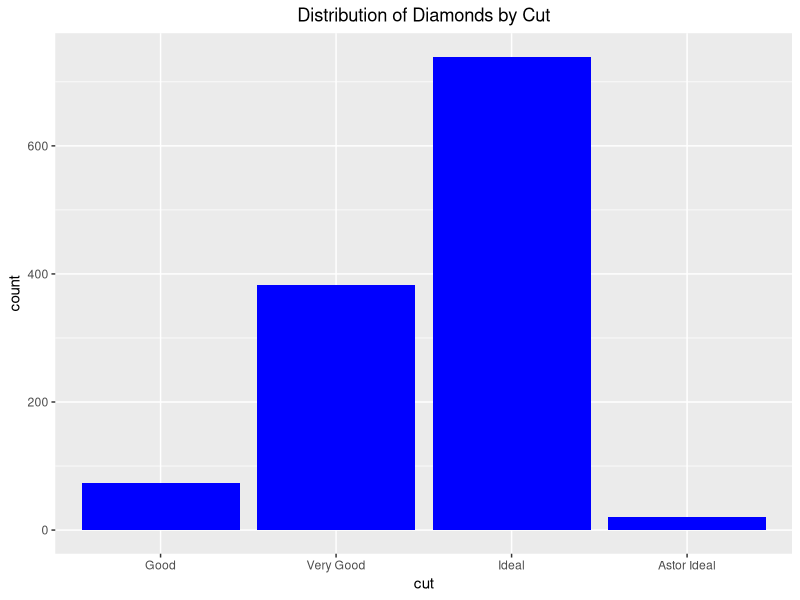
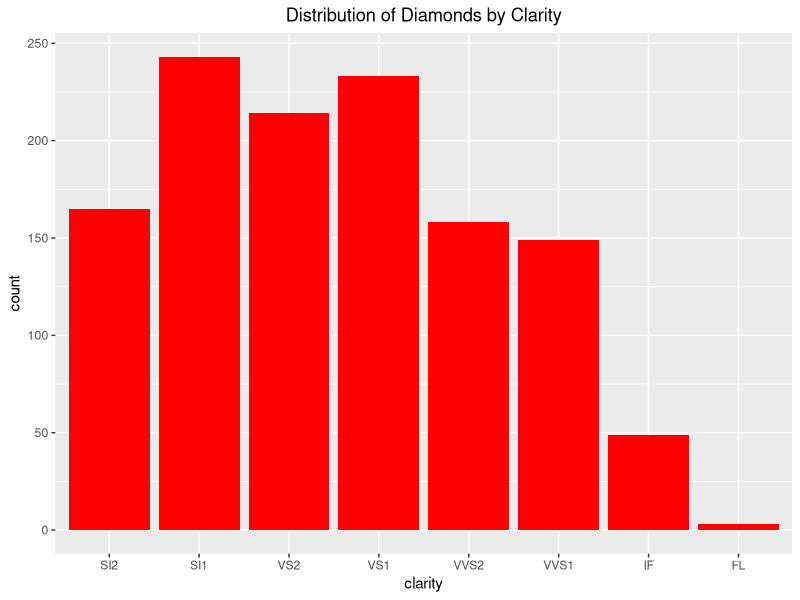
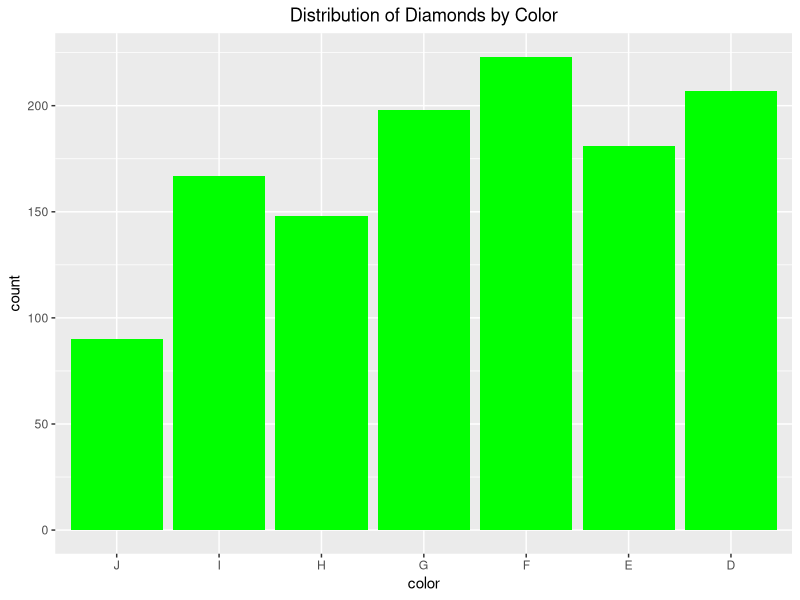
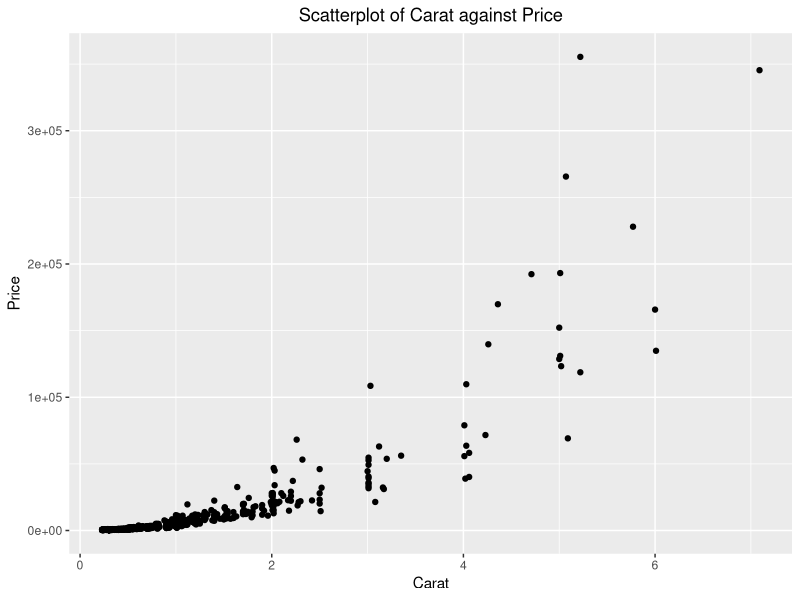
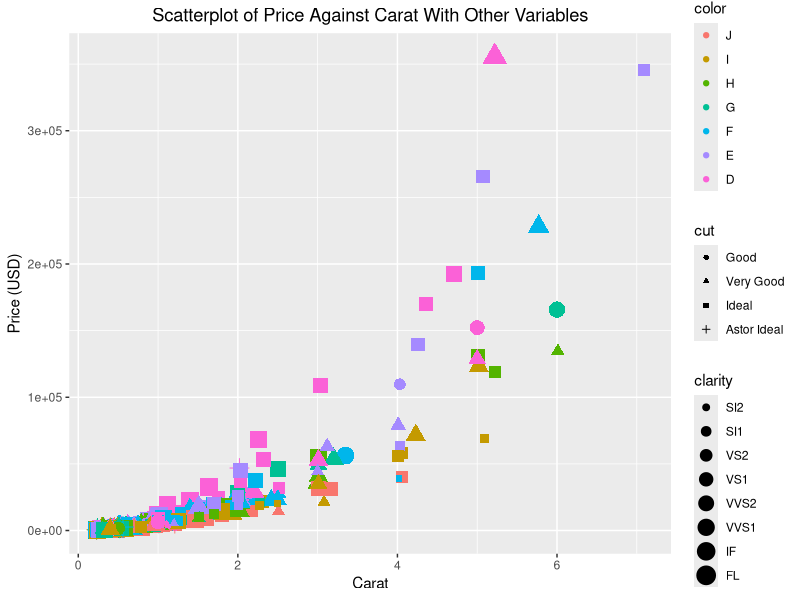
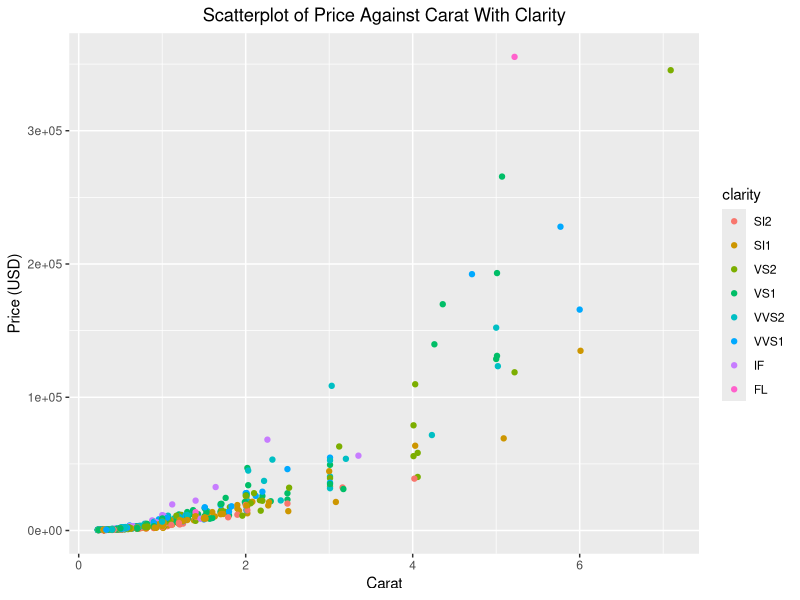
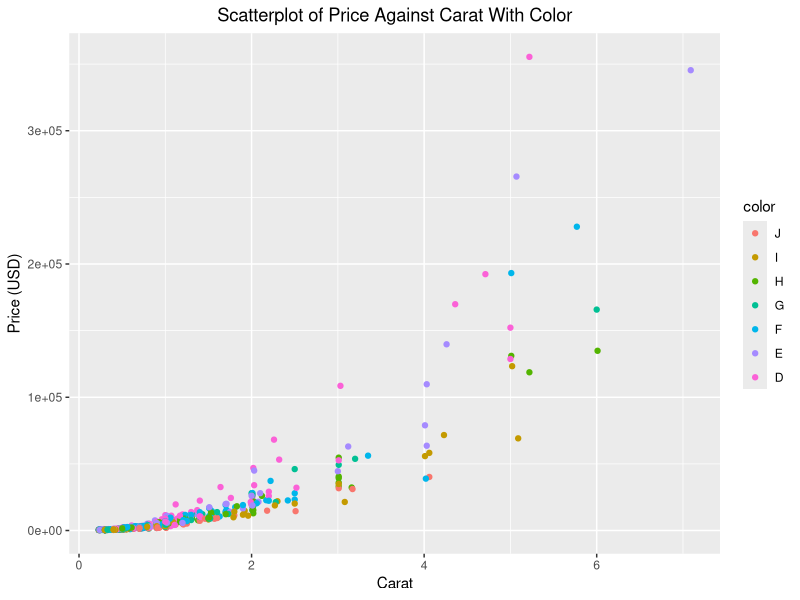
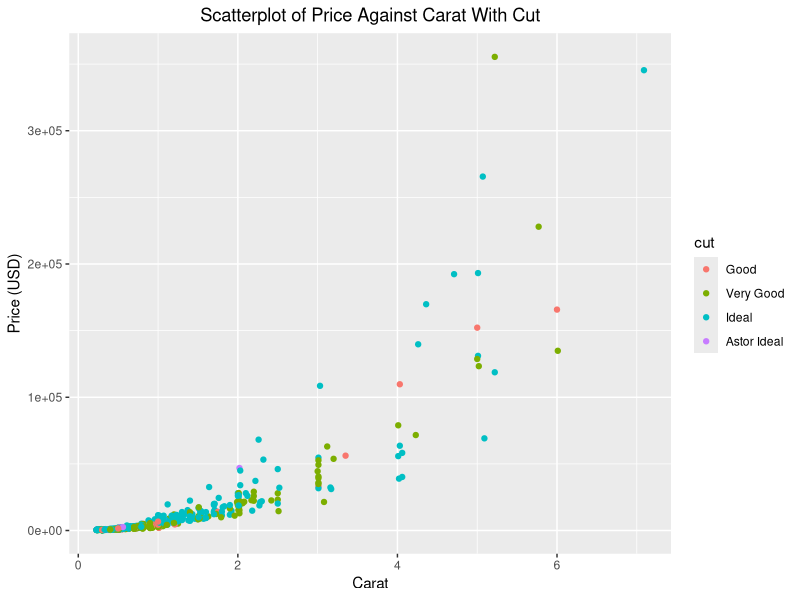

Source code (R) for these figures, in order: (Note: this script raises an error after producing the figures.)
## ---- chunk 1
knitr::opts_chunk$set(echo = TRUE)
## ---- chunk 2
library(ggplot2)
library(tidyverse)
diamonds<-read_csv("diamonds4.csv")

#Check Data Loaded Properly:
head(diamonds)


## ---- chunk 3
nrow(diamonds)
ncol(diamonds)
dim(diamonds)

## ---- chunk 4
(diamonds[!complete.cases(diamonds),])
(diamonds[complete.cases(diamonds),])
## ---- chunk 5
levels(diamonds$cut)
levels(diamonds$color)
levels(diamonds$clarity)
## ---- chunk 6
diamonds<- diamonds%>%
  mutate(cut = cut%>%
           fct_relevel(c("Good","Very Good","Ideal","Astor Ideal")))

diamonds<- diamonds%>%
  mutate(clarity = clarity%>%
           fct_relevel(c("SI2","SI1","VS2","VS1", "VVS2", "VVS1", "IF", "FL")))

#Since R defaults to alphabetical order, we don't need to neccessarily add factors here, but doing so to flip order the same as above

diamonds<- diamonds%>%
  mutate(color = color%>%
           fct_relevel(c("J","I","H","G", "F", "E", "D")))

#Check new levels:

levels(diamonds$cut)
levels(diamonds$color)
levels(diamonds$clarity)

## ---- chunk 7
ggplot(diamonds, aes(x=cut))+
  geom_bar(fill="blue")+
  theme(plot.title = element_text(hjust = .5))+
  labs(title = "Distribution of Diamonds by Cut")

ggplot(diamonds, aes(x=clarity))+
  geom_bar(fill="red")+
  theme(plot.title = element_text(hjust = .5))+
  labs(title = "Distribution of Diamonds by Clarity")

ggplot(diamonds, aes(x=color))+
  geom_bar(fill="green")+
  theme(plot.title = element_text(hjust = .5))+
  labs(title = "Distribution of Diamonds by Color")

## ---- chunk 8
ggplot(data = diamonds, aes(x = carat, y = price)) +
  geom_point()+
  theme(plot.title = element_text(hjust = .5))+
  labs(title = "Scatterplot of Carat against Price", 
       x = "Carat",
         y = "Price")

## ---- chunk 9
ggplot(data = diamonds, aes(x = carat, y = price, color = color, size = clarity, shape = cut)) +
  geom_point()+
  theme(plot.title = element_text(hjust = .5))+
  labs(title = "Scatterplot of Price Against Carat With Other Variables", 
       x = "Carat",
       y = "Price (USD)")
## ---- chunk 10

ggplot(data = diamonds, aes(x = carat, y = price, color = clarity))+
  geom_point()+
  theme(plot.title = element_text(hjust = .5))+
  labs(title = "Scatterplot of Price Against Carat With Clarity", 
       x = "Carat",
       y = "Price (USD)")
  
  
ggplot(data = diamonds, aes(x = carat, y = price, color = color)) +
  geom_point()+
  theme(plot.title = element_text(hjust = .5))+
  labs(title = "Scatterplot of Price Against Carat With Color", 
       x = "Carat",
       y = "Price (USD)")
  
  
ggplot(data = diamonds, aes(x = carat, y = price, color = cut)) +
  geom_point()+ 
  theme(plot.title = element_text(hjust = .5))+
  labs(title = "Scatterplot of Price Against Carat With Cut", 
                     x = "Carat",
                     y = "Price (USD)")
## ---- chunk 11
diamonds<-diamonds%>%
  mutate(PricePerCarat = price/carat)
## ---- chunk 12
ClarityVSPricePerCarat<-diamonds%>%
  group_by(clarity)%>%
  summarize(meanPrice=mean(PricePerCarat))

ColorVSPricePerCarat<-diamonds%>%
  group_by(color)%>%
  summarize(meanPrice=mean(PricePerCarat))

CutVSPricePerCarat<-diamonds%>%
  group_by(cut)%>%
  summarize(meanPrice=mean(PricePerCarat))
## ---- chunk 13
ggplot(ClarityVSPricePerCarat, aes(x=clarity, y=meanPrice))+
  geom_bar(stat="identity", fill = "red")+
  theme(plot.title = element_text(hjust = .5))+
  labs(title = "Mean Price per Carat by Clarity", 
       x = "Clarity",
       y = "Mean Price Per Carat")

ggplot(ColorVSPricePerCarat, aes(x=color, y=meanPrice))+
  geom_bar(stat="identity", fill = "blue")+
  theme(plot.title = element_text(hjust = .5))+
  labs(title = "Mean Price per Carat by Color", 
       x = "Color",
       y = "Mean Price Per Carat")

ggplot(CutVSPricePerCarat, aes(x=cut, y=meanPrice))+
  geom_bar(stat="identity", fill = "green")+
  theme(plot.title = element_text(hjust = .5))+
  labs(title = "Mean Price per Carat by Cut",
       x = "Cut",
       y = "Mean Price Per Carat")

## ---- chunk 14
diamonds%>%
  filter(clarity == "FL")

diamonds%>%
  filter(cut == "Ideal")

diamonds%>%
  filter(color == "H")
## ---- chunk 15
ggplot(diamonds, aes(x=cut,fill=color))+
  geom_bar(position='fill')+
  theme(axis.text.x = element_text(),
        plot.title = element_text(hjust = 0.5))+
  labs(title="Distribution of cut vs color")
## ---- chunk 16
library(MASS) 
library(tidyverse)
## ---- chunk 17
dimonds <- read.csv("diamonds4.csv")
dimonds
## ---- chunk 18
ggplot(data = dimonds, mapping = aes(x=carat, y = price))+
  geom_point()+
  labs(x="Carat", y="Price", title="General Scatter Plot of Price vs Carrat")
## ---- chunk 19
ggplot(data = dimonds, mapping = aes(x=carat, y = price))+
  geom_point()+
  geom_smooth(method = "lm", se=FALSE)+ 
  labs(x="Carat", y="Price", title="General Scatter Plot of Price vs Carrat (With Regression Line)")
## ---- chunk 20
Data = dimonds
result<-lm(price~carat, data=Data)
yhat<-result$fitted.values
res<-result$residuals
Data<-data.frame(Data,yhat,res)

## adding inital attributes to the Data DF
## ---- chunk 21
ggplot(Data, aes(x=yhat,y=res))+
  geom_point()+
  geom_hline(yintercept=0, color="red")+
  labs(x="Fitted y", y="Residuals", title="Inital Residual Plot (No Transformations)")
## ---- chunk 22
boxcox(result, lambda = seq(0,.5,1/10), main= "Box Cox (No Transformations")
## ---- chunk 23
### First transformation:


##transform y and then regress ystar on x
ystar<-log(Data$price)
Data<-data.frame(Data,ystar)
result.ystar<-lm(ystar~carat, data=Data)

##store fitted y & residuals
yhat2<-result.ystar$fitted.values
res2<-result.ystar$residuals

##add to data frame
Data<-data.frame(Data,yhat2,res2)

##residual plot with ystar
ggplot(Data, aes(x=yhat2,y=res2))+
  geom_point()+
  geom_hline(yintercept=0, color="red")+
  labs(x="Fitted y", y="Residuals", title="Residual Plot with ystar")

boxcox(result.ystar, lambda = seq(2,4,1/10))
## acf plot
# par(mar=c(5,5,5,0))
# acf(res2, main="ACF Plot of Residuals with ystar")
# ## QQ plot
# qqnorm(res2)
# qqline(res2, col="red")


result.ystar
## ---- chunk 24
### Second transformation:


##transform y and then regress ystar on x
xstar<-log(Data$carat)
Data<-data.frame(Data,xstar)
result.xstar<-lm(ystar~xstar, data=Data)

##store fitted y & residuals
yhat3<-result.xstar$fitted.values
res3<-result.xstar$residuals

##add to data frame
Data<-data.frame(Data,yhat3,res3)

##residual plot with ystar
ggplot(Data, aes(x=yhat3,y=res3))+
  geom_point()+
  geom_hline(yintercept=0, color="red")+
  labs(x="Fitted y", y="Residuals", title="Residual Plot with ystar")

boxcox(result.xstar)
## acf plot
par(mar=c(5,5,5,0))
acf(res3, main="ACF Plot of Residuals with ystar and xstar",lag.max = 15)
## QQ plot
qqnorm(res3)
qqline(res3, col="red")

result.xstar
## ---- chunk 25
ggplot(data=Data, mapping = aes(x=xstar, y=ystar))+
  geom_point()+
  geom_smooth(method = "lm", se=FALSE)+
  labs(title="Final Regression with xstar and ystar")
  
## ---- chunk 26
result.xstar
